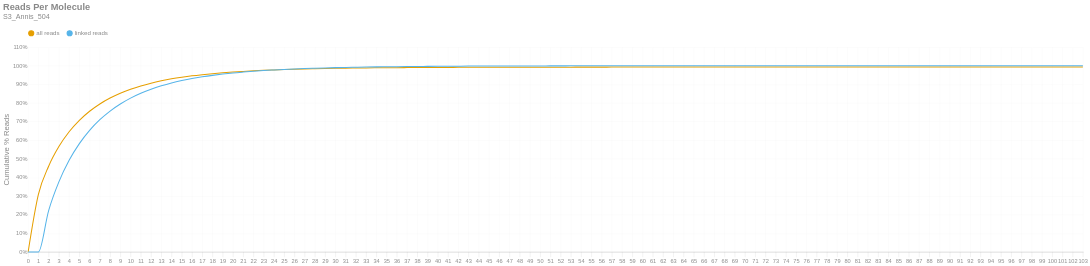

Source (notebook cell):
### Markdown cell above
### Reads per Molecule
This chart shows the cumulative distribution of the number of reads per linked molecule. That is, how many alignments are associated with a unique molecule. This excludes the number of reads associated with invalid or absent linked-read barcodes. The `linked` histogram is the percentages recalculated when disregarding singletons.

### Code cell
if SKIPLR:
    print_html(f"Skipped")
else:
    counts = np.bincount(valids['reads'].cast(pl.Int64).to_numpy())
    weighted = counts * np.arange(len(counts))
    all_perc = weighted / n_reads
    linked_perc = weighted / n_linked_reads
    linked_perc[1] = 0
    binned_df = pl.DataFrame({
        'readsper': list(range(len(counts))),
        'all reads (cumsum)': np.cumsum(all_perc).tolist(),
        'linked reads (cumsum)': np.cumsum(linked_perc).tolist(),
    })

    with SafeRender(binned_df):
        (
            density_plot(binned_df, 'Reads Per Molecule', samplename, 'readspmol')
            .encode(
                x=alt.X('readsper:O', title=None).axis(labelAngle=0).scale(padding=0),
                y=alt.Y('value:Q', title='Cumulative % Reads').axis(format='%').stack(False),
                color=alt.Color("key:N").scale(domain=["all reads", "linked reads"]),
                tooltip=[
                    alt.Tooltip("key:N", title="Data Type"),
                    alt.Tooltip("readsper:O", title="Reads Per Molecule"),
                    alt.Tooltip("value:Q", format=".2%", title="% Reads (Cum.)")
                ]            
            )
        ).display()

### Figure 1 — Vega-Lite specification as saved in the notebook (floating-point values rounded to 4 significant figures)
{"width": "container", "height": 400, "config": {"title": {"anchor": "start", "dy": -15, "fontSize": 18, "color": "#888888", "subtitleColor": "#888888", "subtitleFontSize": 14}, "arc": {"fill": "#0072B2"}, "axis": {"domainColor": "#888888", "domainWidth": 0.5, "gridWidth": 0.2, "grid": false, "titleFontWeight": 400, "titleFontSize": 15, "labelFontSize": 11, "labelColor": "#888888", "tickColor": "#888888", "tickWidth": 0.2, "titleColor": "#888888"}, "axisBand": {"grid": false}, "axisX": {"grid": true, "tickSize": 10, "domainCap": "round"}, "axisY": {"domain": false, "grid": true, "tickSize": 0, "domainCap": "round"}, "background": "transparent", "header": {"labelFontSize": 15, "labelColor": "#888888", "titleFontSize": 15, "titleFontWeight": 600, "titleColor": "#888888"}, "legend": {"labelFont": "sans-serif", "labelFontSize": 12, "labelColor": "#888888", "symbolSize": 100, "symbolType": "circle", "titleFontSize": 12, "titlePadding": 10, "titleColor": "#888888", "title": null, "orient": "top"}, "range": {"category": ["#E69F00", "#56B4E9", "#009E73", "#F0E442", "#0072B2", "#D55E00", "#CC79A7", "#000000"], "diverging": ["#cfe8f3", "#a2d4ec", "#73bfe2", "#46abdb", "#1696d2", "#12719e"]}, "area": {"fill": "#0072B2", "fillOpacity": 0.7, "line": true, "strokeOpacity": 0.7}, "line": {"color": "#0072B2", "stroke": "#0072B2", "strokeWidth": 2}, "trail": {"color": "#0072B2", "stroke": "#0072B2", "strokeWidth": 0, "size": 1}, "point": {"filled": true, "fillOpacity": 1.0, "size": 95}, "text": {"color": "#888888", "fontSize": 11, "align": "right", "fontWeight": 400, "size": 11}, "bar": {"fill": "#0072B2", "stroke": null}, "view": {"stroke": null, "continuousWidth": 660, "continuousHeight": 400}}, "data": {"name": "data-ffa028c22df6f2c1fb56bf43310928cd"}, "mark": {"type": "line", "interpolate": "monotone", "point": {"opacity": 0, "size": 275}}, "encoding": {"color": {"field": "key", "scale": {"domain": ["all reads", "linked reads"]}, "type": "nominal"}, "tooltip": [{"field": "key", "title": "Data Type", "type": "nominal"}, {"field": "readsper", "title": "Reads Per Molecule", "type": "ordinal"}, {"field": "value", "format": ".2%", "title": "% Reads (Cum.)", "type": "quantitative"}], "x": {"axis": {"labelAngle": 0}, "field": "readsper", "scale": {"padding": 0}, "title": null, "type": "ordinal"}, "y": {"axis": {"format": "%"}, "field": "value", "stack": false, "title": "Cumulative % Reads", "type": "quantitative"}}, "params": [{"name": "param_c36ac31b6afebe62", "select": {"type": "point", "fields": ["key"]}, "bind": "legend"}], "title": {"text": "Reads Per Molecule", "subtitle": "S3_Annis_504"}, "transform": [{"fold": ["all reads (cumsum)", "linked reads (cumsum)"]}, {"calculate": "replace(datum.key, ' (cumsum)', '')", "as": "key"}, {"filter": {"param": "param_c36ac31b6afebe62"}}], "usermeta": {"embedOptions": {"downloadFileName": "S3_Annis_504.readspmol"}}, "$schema": "https://vega.github.io/schema/vega-lite/v6.1.0.json", "datasets": {"data-ffa028c22df6f2c1fb56bf43310928cd": [{"readsper": 0, "all reads (cumsum)": 0.0, "linked reads (cumsum)": 0.0}, {"readsper": 1, "all reads (cumsum)": 0.3084, "linked reads (cumsum)": 0.0}, {"readsper": 2, "all reads (cumsum)": 0.4604, "linked reads (cumsum)": 0.222}, {"readsper": 3, "all reads (cumsum)": 0.5657, "linked reads (cumsum)": 0.376}, {"readsper": 4, "all reads (cumsum)": 0.6451, "linked reads (cumsum)": 0.4919}, {"readsper": 5, "all reads (cumsum)": 0.7066, "linked reads (cumsum)": 0.5818}, {"readsper": 6, "all reads (cumsum)": 0.7554, "linked reads (cumsum)": 0.653}, {"readsper": 7, "all reads (cumsum)": 0.7946, "linked reads (cumsum)": 0.7103}, {"readsper": 8, "all reads (cumsum)": 0.8263, "linked reads (cumsum)": 0.7566}, {"readsper": 9, "all reads (cumsum)": 0.8523, "linked reads (cumsum)": 0.7946}, {"readsper": 10, "all reads (cumsum)": 0.8738, "linked reads (cumsum)": 0.8261}, {"readsper": 11, "all reads (cumsum)": 0.8917, "linked reads (cumsum)": 0.8521}, {"readsper": 12, "all reads (cumsum)": 0.9065, "linked reads (cumsum)": 0.8738}, {"readsper": 13, "all reads (cumsum)": 0.9189, "linked reads (cumsum)": 0.8919}, {"readsper": 14, "all reads (cumsum)": 0.9295, "linked reads (cumsum)": 0.9074}, {"readsper": 15, "all reads (cumsum)": 0.9383, "linked reads (cumsum)": 0.9202}, {"readsper": 16, "all reads (cumsum)": 0.9458, "linked reads (cumsum)": 0.9312}, {"readsper": 17, "all reads (cumsum)": 0.952, "linked reads (cumsum)": 0.9402}, {"readsper": 18, "all reads (cumsum)": 0.9574, "linked reads (cumsum)": 0.9481}, {"readsper": 19, "all reads (cumsum)": 0.9621, "linked reads (cumsum)": 0.955}, {"readsper": 20, "all reads (cumsum)": 0.9662, "linked reads (cumsum)": 0.961}, {"readsper": 21, "all reads (cumsum)": 0.9696, "linked reads (cumsum)": 0.9659}, {"readsper": 22, "all reads (cumsum)": 0.9726, "linked reads (cumsum)": 0.9704}, {"readsper": 23, "all reads (cumsum)": 0.9752, "linked reads (cumsum)": 0.9741}, {"readsper": 24, "all reads (cumsum)": 0.9773, "linked reads (cumsum)": 0.9772}, {"readsper": 25, "all reads (cumsum)": 0.9793, "linked reads (cumsum)": 0.9801}, {"readsper": 26, "all reads (cumsum)": 0.981, "linked reads (cumsum)": 0.9827}, {"readsper": 27, "all reads (cumsum)": 0.9826, "linked reads (cumsum)": 0.9849}, {"readsper": 28, "all reads (cumsum)": 0.9838, "linked reads (cumsum)": 0.9867}, {"readsper": 29, "all reads (cumsum)": 0.9849, "linked reads (cumsum)": 0.9883}, {"readsper": 30, "all reads (cumsum)": 0.9859, "linked reads (cumsum)": 0.9898}, {"readsper": 31, "all reads (cumsum)": 0.9867, "linked reads (cumsum)": 0.991}, {"readsper": 32, "all reads (cumsum)": 0.9874, "linked reads (cumsum)": 0.992}, {"readsper": 33, "all reads (cumsum)": 0.9881, "linked reads (cumsum)": 0.993}, {"readsper": 34, "all reads (cumsum)": 0.9886, "linked reads (cumsum)": 0.9938}, {"readsper": 35, "all reads (cumsum)": 0.9891, "linked reads (cumsum)": 0.9945}, {"readsper": 36, "all reads (cumsum)": 0.9895, "linked reads (cumsum)": 0.9951}, {"readsper": 37, "all reads (cumsum)": 0.9899, "linked reads (cumsum)": 0.9956}, {"readsper": 38, "all reads (cumsum)": 0.9902, "linked reads (cumsum)": 0.9961}, {"readsper": 39, "all reads (cumsum)": 0.9905, "linked reads (cumsum)": 0.9965}, {"readsper": 40, "all reads (cumsum)": 0.9908, "linked reads (cumsum)": 0.997}, {"readsper": 41, "all reads (cumsum)": 0.991, "linked reads (cumsum)": 0.9973}, {"readsper": 42, "all reads (cumsum)": 0.9912, "linked reads (cumsum)": 0.9976}, {"readsper": 43, "all reads (cumsum)": 0.9914, "linked reads (cumsum)": 0.9979}, {"readsper": 44, "all reads (cumsum)": 0.9916, "linked reads (cumsum)": 0.9981}, {"readsper": 45, "all reads (cumsum)": 0.9917, "linked reads (cumsum)": 0.9983}, {"readsper": 46, "all reads (cumsum)": 0.9919, "linked reads (cumsum)": 0.9985}, {"readsper": 47, "all reads (cumsum)": 0.992, "linked reads (cumsum)": 0.9987}, {"readsper": 48, "all reads (cumsum)": 0.9921, "linked reads (cumsum)": 0.9988}, {"readsper": 49, "all reads (cumsum)": 0.9922, "linked reads (cumsum)": 0.9989}, {"readsper": 50, "all reads (cumsum)": 0.9922, "linked reads (cumsum)": 0.999}, {"readsper": 51, "all reads (cumsum)": 0.9923, "linked reads (cumsum)": 0.9991}, {"readsper": 52, "all reads (cumsum)": 0.9923, "linked reads (cumsum)": 0.9992}, {"readsper": 53, "all reads (cumsum)": 0.9924, "linked reads (cumsum)": 0.9993}, {"readsper": 54, "all reads (cumsum)": 0.9924, "linked reads (cumsum)": 0.9994}, {"readsper": 55, "all reads (cumsum)": 0.9925, "linked reads (cumsum)": 0.9994}, {"readsper": 56, "all reads (cumsum)": 0.9925, "linked reads (cumsum)": 0.9995}, {"readsper": 57, "all reads (cumsum)": 0.9925, "linked reads (cumsum)": 0.9995}, {"readsper": 58, "all reads (cumsum)": 0.9926, "linked reads (cumsum)": 0.9995}, {"readsper": 59, "all reads (cumsum)": 0.9926, "linked reads (cumsum)": 0.9995}, {"readsper": 60, "all reads (cumsum)": 0.9926, "linked reads (cumsum)": 0.9996}, {"readsper": 61, "all reads (cumsum)": 0.9926, "linked reads (cumsum)": 0.9996}, {"readsper": 62, "all reads (cumsum)": 0.9927, "linked reads (cumsum)": 0.9997}, {"readsper": 63, "all reads (cumsum)": 0.9927, "linked reads (cumsum)": 0.9997}, {"readsper": 64, "all reads (cumsum)": 0.9927, "linked reads (cumsum)": 0.9997}, {"readsper": 65, "all reads (cumsum)": 0.9927, "linked reads (cumsum)": 0.9997}, {"readsper": 66, "all reads (cumsum)": 0.9927, "linked reads (cumsum)": 0.9997}, {"readsper": 67, "all reads (cumsum)": 0.9927, "linked reads (cumsum)": 0.9998}, {"readsper": 68, "all reads (cumsum)": 0.9927, "linked reads (cumsum)": 0.9998}, {"readsper": 69, "all reads (cumsum)": 0.9928, "linked reads (cumsum)": 0.9998}, {"readsper": 70, "all reads (cumsum)": 0.9928, "linked reads (cumsum)": 0.9998}, {"readsper": 71, "all reads (cumsum)": 0.9928, "linked reads (cumsum)": 0.9998}, {"readsper": 72, "all reads (cumsum)": 0.9928, "linked reads (cumsum)": 0.9998}, {"readsper": 73, "all reads (cumsum)": 0.9928, "linked reads (cumsum)": 0.9999}, {"readsper": 74, "all reads (cumsum)": 0.9928, "linked reads (cumsum)": 0.9999}, {"readsper": 75, "all reads (cumsum)": 0.9928, "linked reads (cumsum)": 0.9999}, {"readsper": 76, "all reads (cumsum)": 0.9928, "linked reads (cumsum)": 0.9999}, {"readsper": 77, "all reads (cumsum)": 0.9928, "linked reads (cumsum)": 0.9999}, {"readsper": 78, "all reads (cumsum)": 0.9928, "linked reads (cumsum)": 0.9999}, {"readsper": 79, "all reads (cumsum)": 0.9928, "linked reads (cumsum)": 0.9999}, {"readsper": 80, "all reads (cumsum)": 0.9928, "linked reads (cumsum)": 0.9999}, {"readsper": 81, "all reads (cumsum)": 0.9928, "linked reads (cumsum)": 0.9999}, {"readsper": 82, "all reads (cumsum)": 0.9928, "linked reads (cumsum)": 0.9999}, {"readsper": 83, "all reads (cumsum)": 0.9928, "linked reads (cumsum)": 0.9999}, {"readsper": 84, "all reads (cumsum)": 0.9928, "linked reads (cumsum)": 0.9999}, {"readsper": 85, "all reads (cumsum)": 0.9928, "linked reads (cumsum)": 0.9999}, {"readsper": 86, "all reads (cumsum)": 0.9929, "linked reads (cumsum)": 1.0}, {"readsper": 87, "all reads (cumsum)": 0.9929, "linked reads (cumsum)": 1.0}, {"readsper": 88, "all reads (cumsum)": 0.9929, "linked reads (cumsum)": 1.0}, {"readsper": 89, "all reads (cumsum)": 0.9929, "linked reads (cumsum)": 1.0}, {"readsper": 90, "all reads (cumsum)": 0.9929, "linked reads (cumsum)": 1.0}, {"readsper": 91, "all reads (cumsum)": 0.9929, "linked reads (cumsum)": 1.0}, {"readsper": 92, "all reads (cumsum)": 0.9929, "linked reads (cumsum)": 1.0}, {"readsper": 93, "all reads (cumsum)": 0.9929, "linked reads (cumsum)": 1.0}, {"readsper": 94, "all reads (cumsum)": 0.9929, "linked reads (cumsum)": 1.0}, {"readsper": 95, "all reads (cumsum)": 0.9929, "linked reads (cumsum)": 1.0}, {"readsper": 96, "all reads (cumsum)": 0.9929, "linked reads (cumsum)": 1.0}, {"readsper": 97, "all reads (cumsum)": 0.9929, "linked reads (cumsum)": 1.0}, {"readsper": 98, "all reads (cumsum)": 0.9929, "linked reads (cumsum)": 1.0}, {"readsper": 99, "all reads (cumsum)": 0.9929, "linked reads (cumsum)": 1.0}, {"readsper": 100, "all reads (cumsum)": 0.9929, "linked reads (cumsum)": 1.0}, {"readsper": 101, "all reads (cumsum)": 0.9929, "linked reads (cumsum)": 1.0}, {"readsper": 102, "all reads (cumsum)": 0.9929, "linked reads (cumsum)": 1.0}, {"readsper": 103, "all reads (cumsum)": 0.9929, "linked reads (cumsum)": 1.0}]}}
